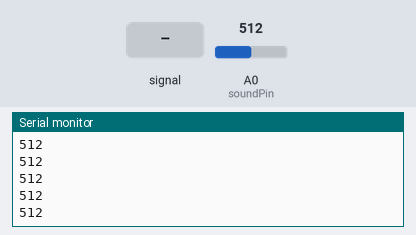
A sketch run on a simulated Arduino Uno, built with avr-gcc and run on an emulated ATmega328P. On the bench: the last lines printed to the serial monitor. The test bench sets the inputs (shaded band); at power-on: A0 (soundPin) = 512.

Above: at 1.2 s.
1.3 s: A0 (soundPin) fed a 200 Hz sine of ±81 counts around its level
At 2.4 s:
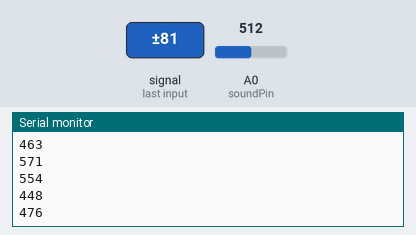
2.8 s: A0 (soundPin) set to 716
At 3.4 s:
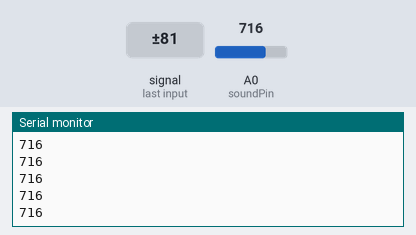
4.3 s: A0 (soundPin) fed a 1000 Hz sine of ±255 counts around its level
5.8 s: A0 (soundPin) set to 900
At 6.6 s:
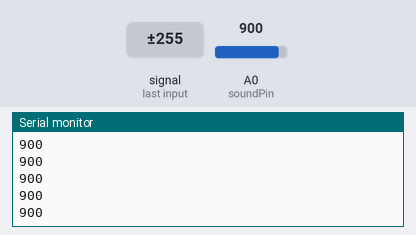
Timing chart, 0 to 8.3 s (numbered marks = the images above; inputs shaded):
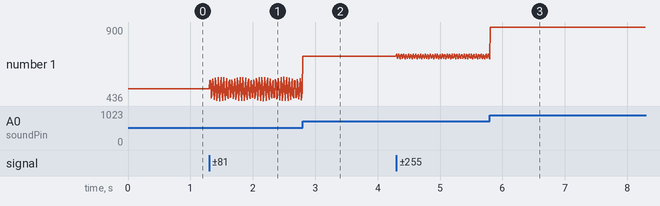

Measured:
- after the input at 1.3 s, the serial monitor: prints a new line at once (image 1)
- after the input at 5.8 s, the serial monitor: prints a new line at once (image 3)
- plotted number 1: 512 → 493 after the input at 1.3 s, 699 → 900 after the input at 5.8 s

The sketch:

SoundSensor.ino
```cpp
int soundPin = A0;

void setup()
{
  Serial.begin(115200);
}

void loop()
{
    long sum = 0;
    for(int i=0; i<10; i++)
    {
        sum += analogRead(soundPin);
    }

    sum = sum/10;

    Serial.println(sum);

    delay(10);
}
```
